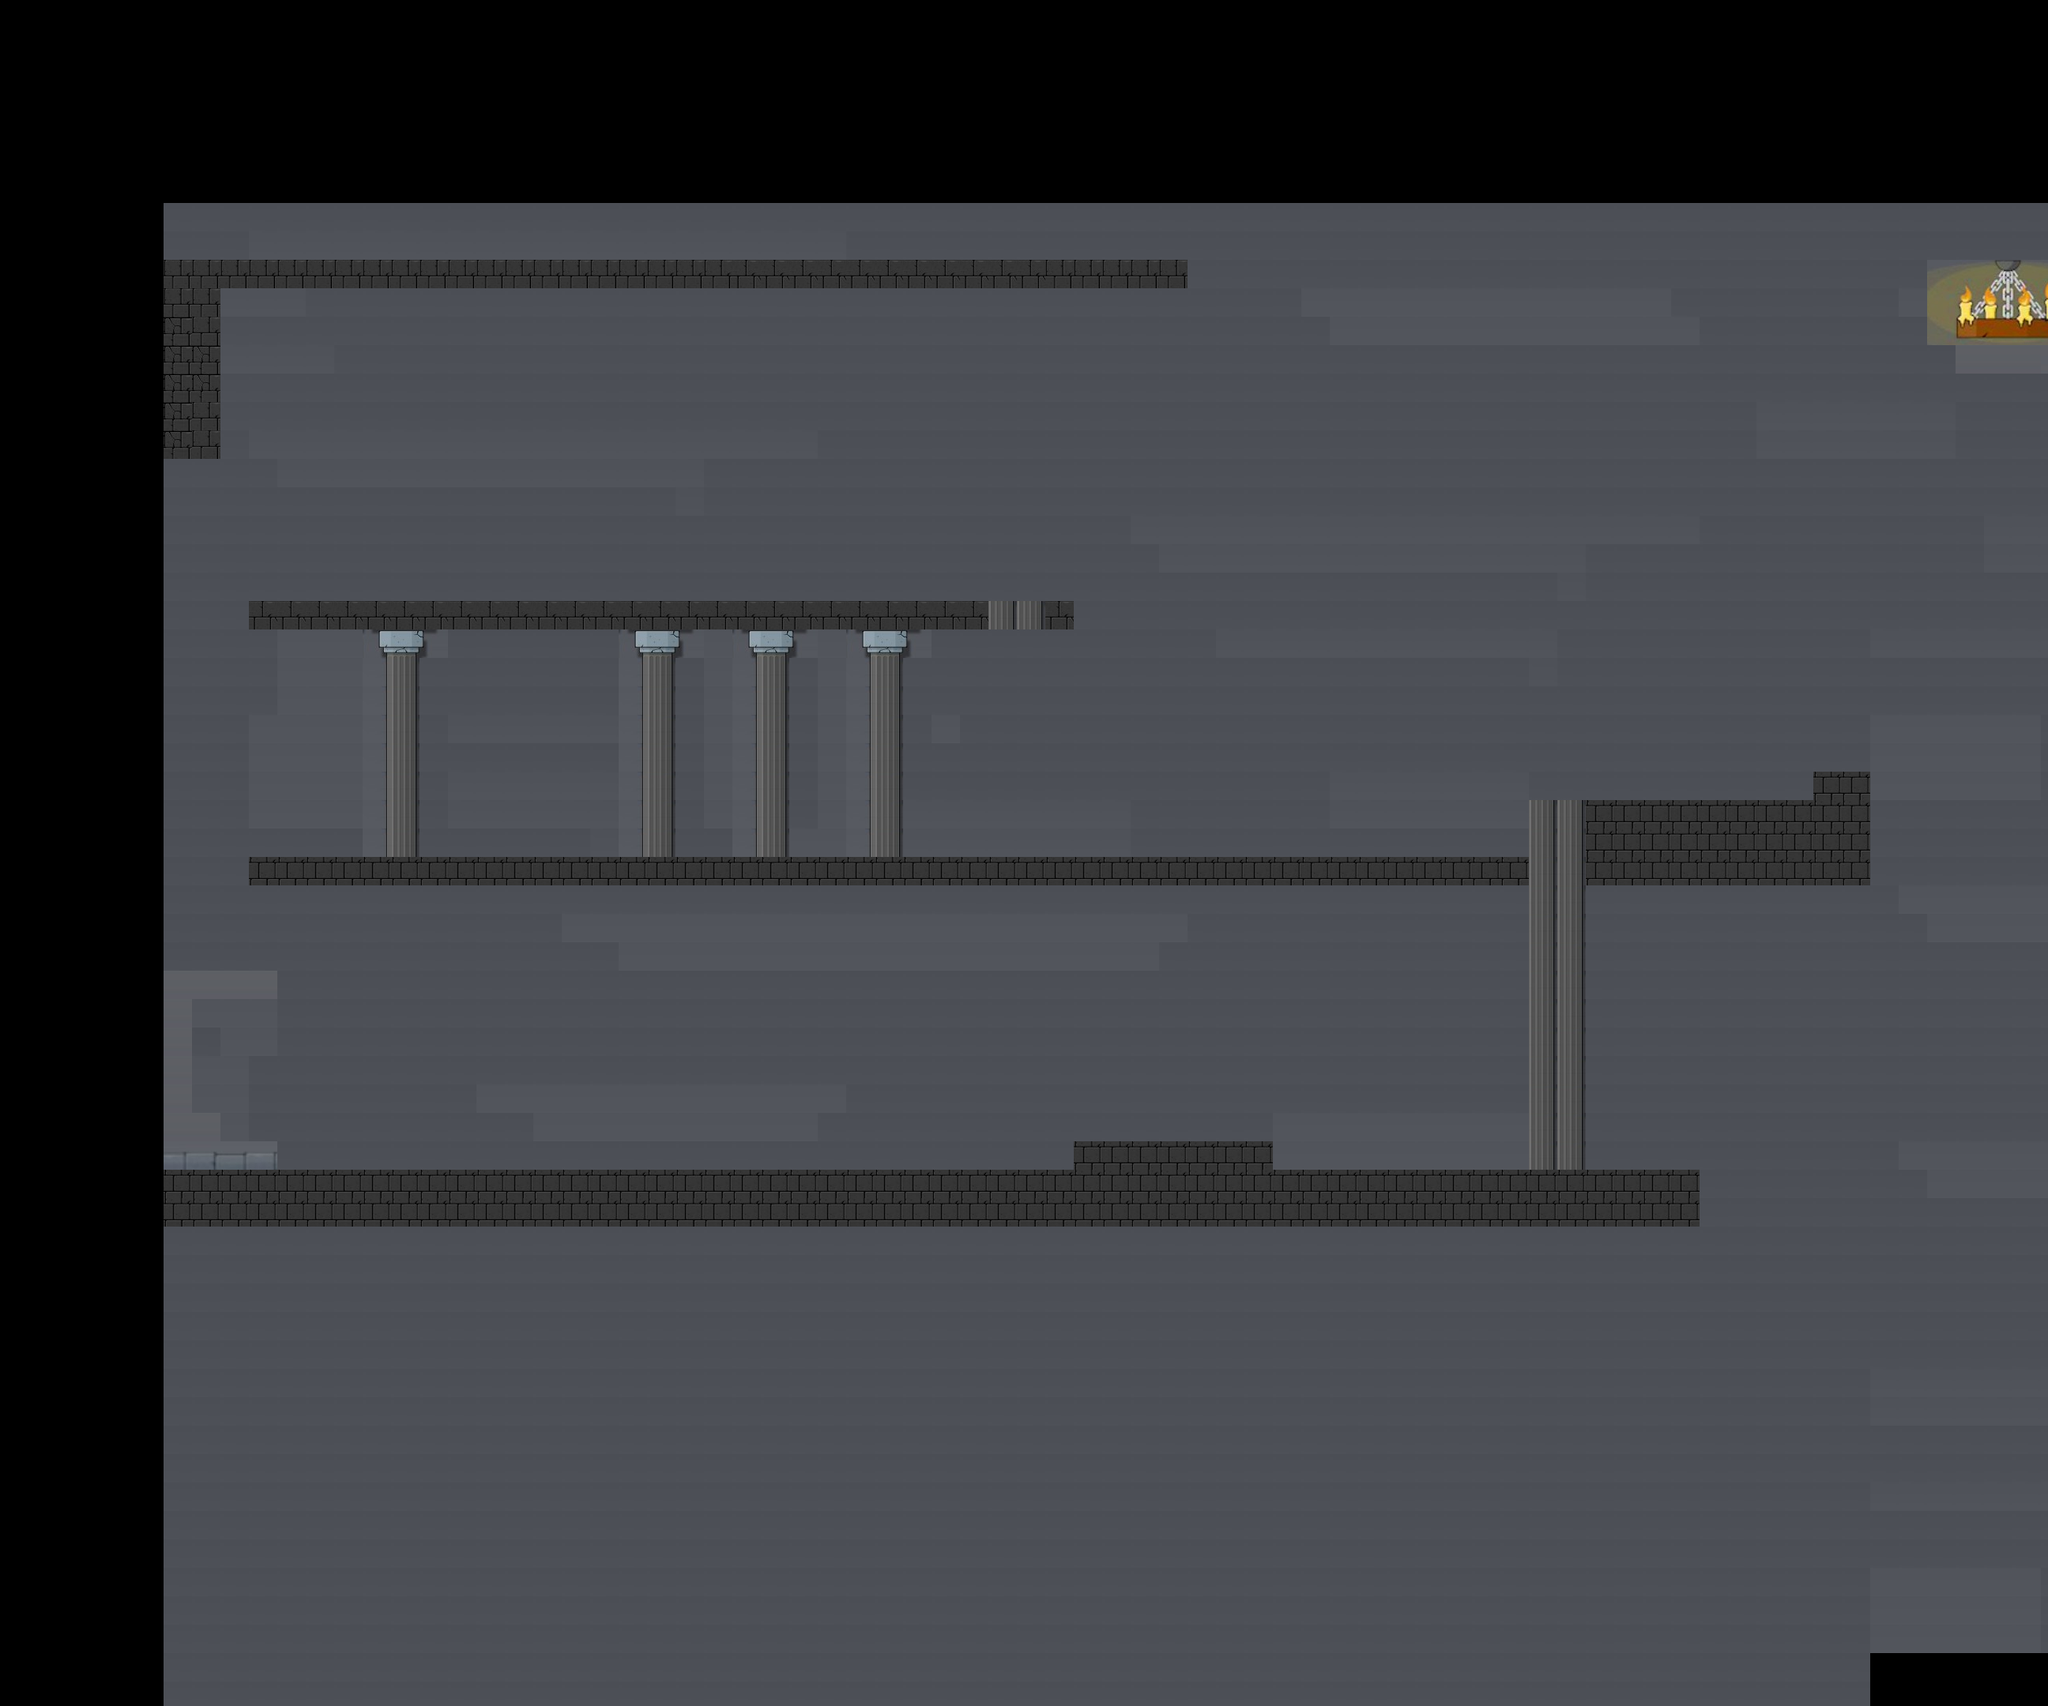

Tiled map render using the project's own tile images. Description and the map definition, with tile-layer contents summarised, below:
An orthogonal 72x60 tile map with 36x36 px tiles, 1 tile layer (Tile Layer 1), 2 tilesets and 1 object.

<map version="1.0" tiledversion="1.0.3" orientation="orthogonal" renderorder="right-down" width="72" height="60" tilewidth="36" tileheight="36" nextobjectid="4">
 <tileset firstgid="1" source="test.tsx" />
 <tileset firstgid="37" source="TileC.tsx" />
 <layer name="Tile Layer 1" width="72" height="60" offsetx="207" offsety="257">
  <data>[4320 cells, 4212 non-empty, 34 distinct tile ids]</data>
 </layer>
 <objectgroup name="Object Layer 1">
  <object id="3" x="207" y="1084" width="2159" height="35" />
 </objectgroup>
</map>